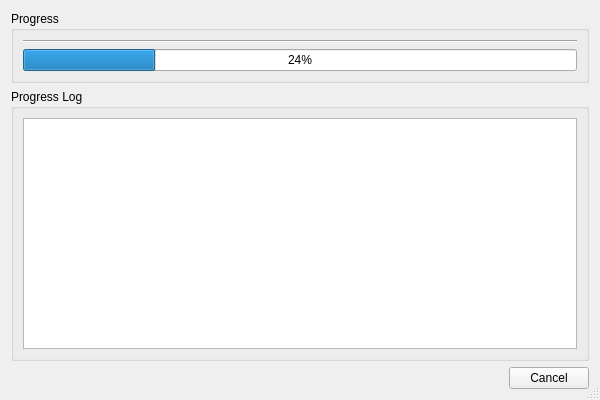
<?xml version="1.0" encoding="UTF-8"?>
<ui version="4.0">
 <class>MultiProgressDialog</class>
 <widget class="QDialog" name="MultiProgressDialog">
  <property name="windowModality">
   <enum>Qt::ApplicationModal</enum>
  </property>
  <property name="geometry">
   <rect>
    <x>0</x>
    <y>0</y>
    <width>600</width>
    <height>400</height>
   </rect>
  </property>
  <property name="sizeGripEnabled">
   <bool>true</bool>
  </property>
  <property name="modal">
   <bool>true</bool>
  </property>
  <layout class="QVBoxLayout" name="main_layout">
   <item>
    <widget class="QGroupBox" name="progress_bar_group_box">
     <property name="title">
      <string>Progress</string>
     </property>
     <layout class="QVBoxLayout" name="progress_bar_group_box_layout">
      <item>
       <layout class="QVBoxLayout" name="progress_bar_layout"/>
      </item>
      <item>
       <widget class="Line" name="progress_bar_divider_line">
        <property name="orientation">
         <enum>Qt::Horizontal</enum>
        </property>
       </widget>
      </item>
      <item>
       <widget class="QProgressBar" name="main_progress_bar">
        <property name="value">
         <number>24</number>
        </property>
        <property name="alignment">
         <set>Qt::AlignCenter</set>
        </property>
       </widget>
      </item>
     </layout>
    </widget>
   </item>
   <item>
    <widget class="QGroupBox" name="progress_log_group_box">
     <property name="title">
      <string>Progress Log</string>
     </property>
     <layout class="QVBoxLayout" name="progress_log_group_box_layout">
      <item>
       <widget class="QListView" name="progress_log_list_view">
        <property name="focusPolicy">
         <enum>Qt::ClickFocus</enum>
        </property>
        <property name="autoScroll">
         <bool>false</bool>
        </property>
        <property name="editTriggers">
         <set>QAbstractItemView::NoEditTriggers</set>
        </property>
        <property name="selectionMode">
         <enum>QAbstractItemView::ExtendedSelection</enum>
        </property>
        <property name="verticalScrollMode">
         <enum>QAbstractItemView::ScrollPerPixel</enum>
        </property>
       </widget>
      </item>
     </layout>
    </widget>
   </item>
   <item>
    <layout class="QHBoxLayout" name="cancel_button_layout">
     <item>
      <spacer name="cancel_button_spacer">
       <property name="orientation">
        <enum>Qt::Horizontal</enum>
       </property>
       <property name="sizeHint" stdset="0">
        <size>
         <width>40</width>
         <height>20</height>
        </size>
       </property>
      </spacer>
     </item>
     <item>
      <widget class="QPushButton" name="cancel_button">
       <property name="text">
        <string>Cancel</string>
       </property>
       <property name="autoDefault">
        <bool>false</bool>
       </property>
      </widget>
     </item>
    </layout>
   </item>
  </layout>
 </widget>
 <resources/>
 <connections/>
</ui>
